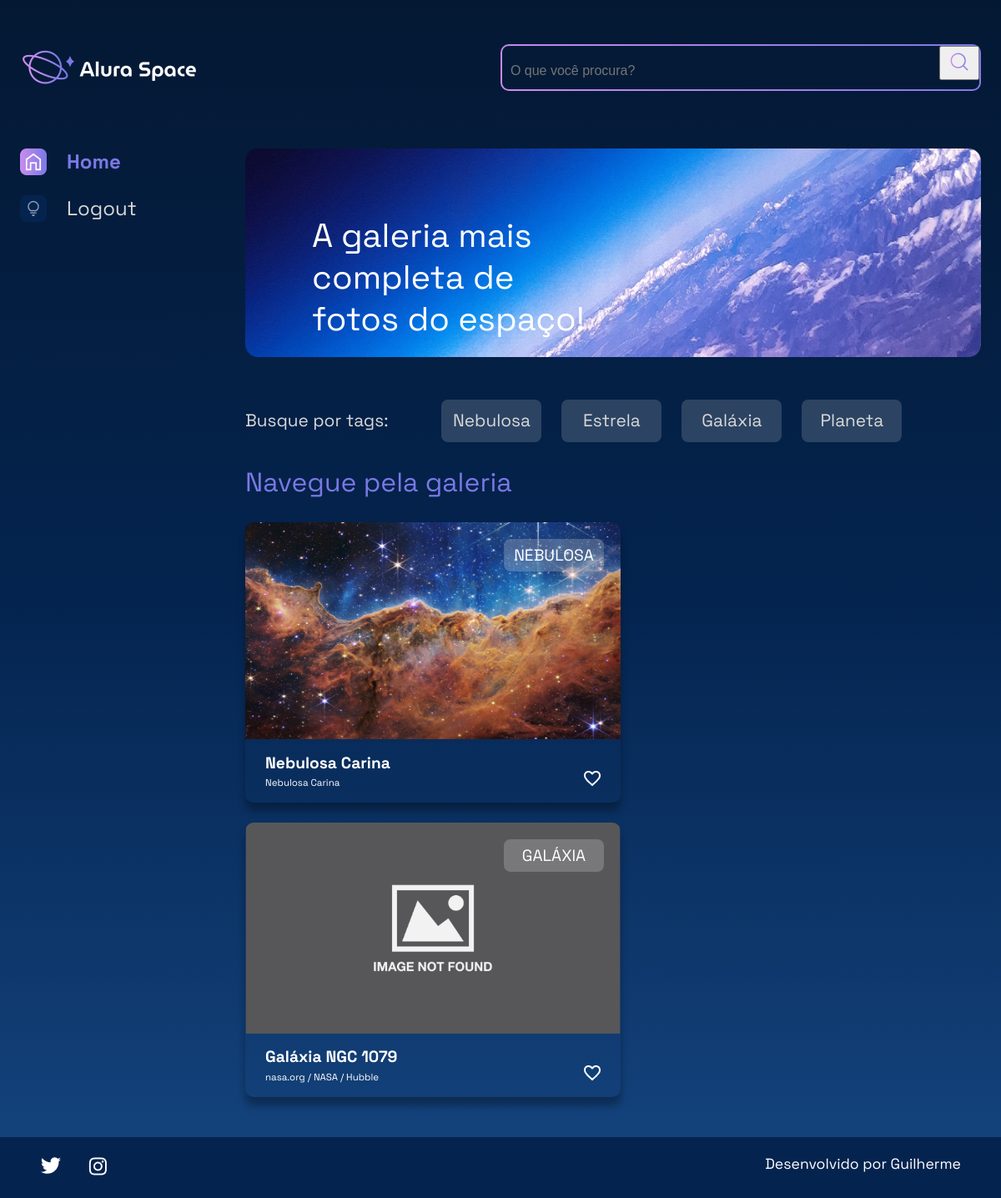
Page / (signed in) on the earlier database version.
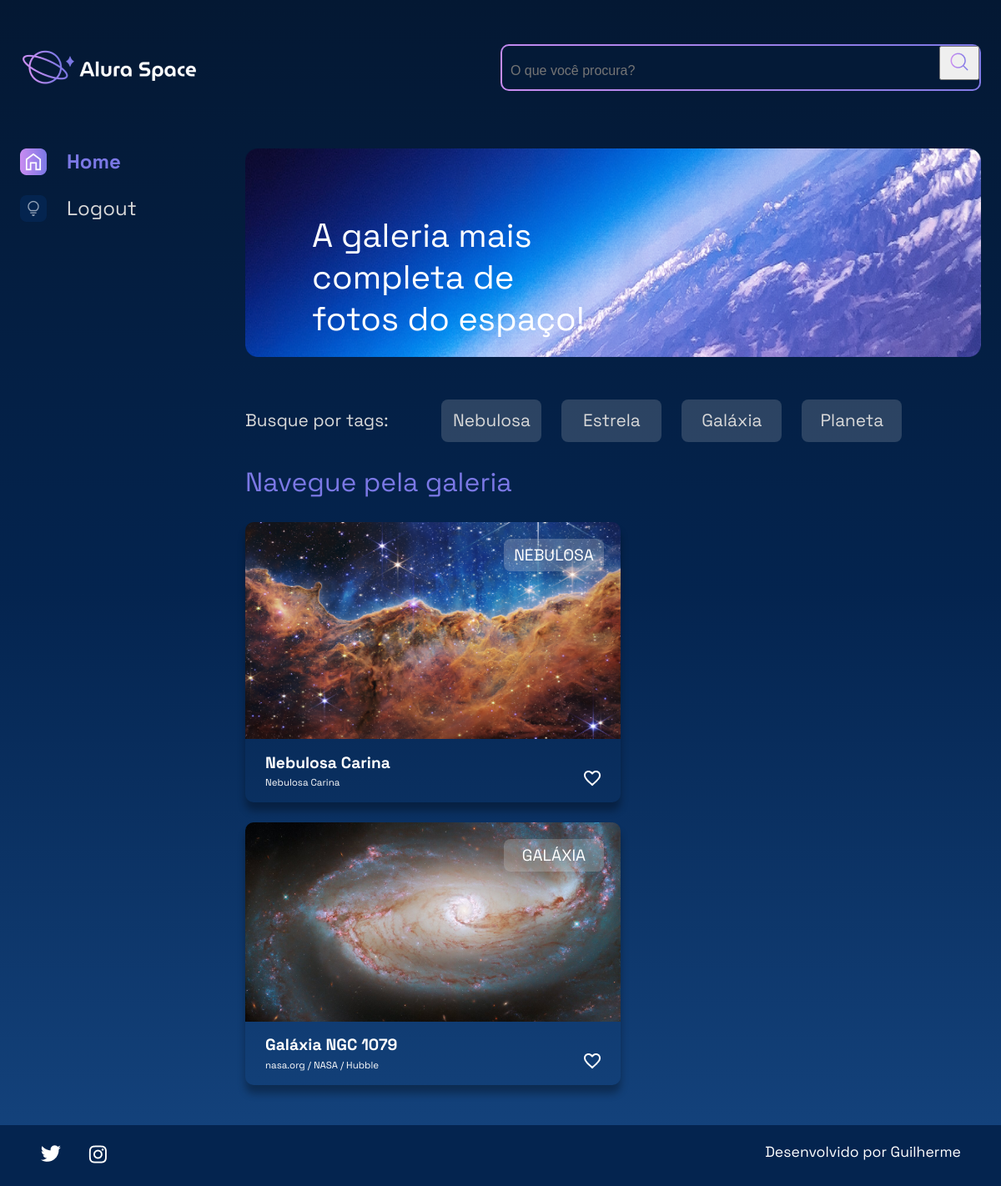
Same page on the later database version.
### galeria/models.py (models this page shows, shortened)
class Fotografia(models.Model):
    OPCOES_CATEGORIA = [
        ("NEBULOSA", "Nebulosa"),
        ("ESTRELA", "Estrela"),
        ("GALÁXIA", "Galáxia"),
        ("PLANETA", "Planeta")
    ]
    nome = models.CharField(max_length=100, null=False, blank=False)
    legenda = models.CharField(max_length=200, null=False, blank=False)
    categoria = models.CharField(max_length=150, choices=OPCOES_CATEGORIA, default="")
    descricao = models.TextField(null=False, blank=False)
    foto = models.ImageField(upload_to="fotos/%Y/%m/%d/", blank=True)
    ativo = models.BooleanField(default=False)
    data_fotografia = models.DateField(default=datetime.now(), blank=False)

### galeria/views.py (the view)
# urls.py: path('', index, name="index"),
def index(request):
    if not request.user.is_authenticated:
        messages.error(request, "Usuário não logado.")
        return redirect('login')
    fotos = Fotografia.objects.order_by("data_fotografia").filter(ativo=True)
    return render(request, 'galeria/index.html', {"cards": fotos})

### templates/galeria/index.html
{% extends 'galeria/base.html' %} {% load static %} {% block content %}
  <div class="pagina-inicial">
    {% include 'partials/_header.html' %}
    <main class="principal">
      {% include 'partials/_menu-lateral.html' %}
      <section class="conteudo">
        <section class="banner">
          <img class="banner__imagem" src="{% static '/assets/imagens/Banner(2).png' %}" alt="banner Alura Space" />
          <h1 class="banner__titulo">A galeria mais completa de fotos do espaço!</h1>
        </section>
        <section class="tags">
          <p class="tags__titulo">Busque por tags:</p>
          <ul class="tags__lista">
            <li class="tags__tag">Nebulosa</li>
            <li class="tags__tag">Estrela</li>
            <li class="tags__tag">Galáxia</li>
            <li class="tags__tag">Planeta</li>
          </ul>
        </section>
        <section class="galeria">
          <div class="cards">
            <h2 class="cards__titulo">Navegue pela galeria</h2>
            <ul class="cards__lista">
              {% if cards %}
                {% for fotografia in cards %}
                  <li class="card">
                    <a href="{% url 'imagem' fotografia.id %}">
                      {% if fotografia.foto == '' or fotografia.foto == null %}
                        <img class="card__imagem" src="{% static '/assets/imagens/galeria/not-found.png' %} " alt="foto" />
                      {% else %}
                        <img class="card__imagem" src="{{ fotografia.foto.url }} " alt="foto" />
                      {% endif %}
                    </a>
                    <span class="card__tag">{{ fotografia.categoria }}</span>
                    <div class="card__info">
                      <p class="card__titulo">{{ fotografia.nome }}</p>
                      <div class="card__texto">
                        <p class="card__descricao">{{ fotografia.legenda }}</p>
                        <span><img src="{% static '/assets/ícones/1x/favorite_outline.png' %}" alt="ícone de coração" /></span>
                      </div>
                    </div>
                  </li>
                {% endfor %}
              {% endif %}
            </ul>
          </div>
        </section>
      </section>
    </main>
  </div>
{% endblock %}

Differences in the rows shown:
changed Fotografia "GALÁXIA": foto: picture added
